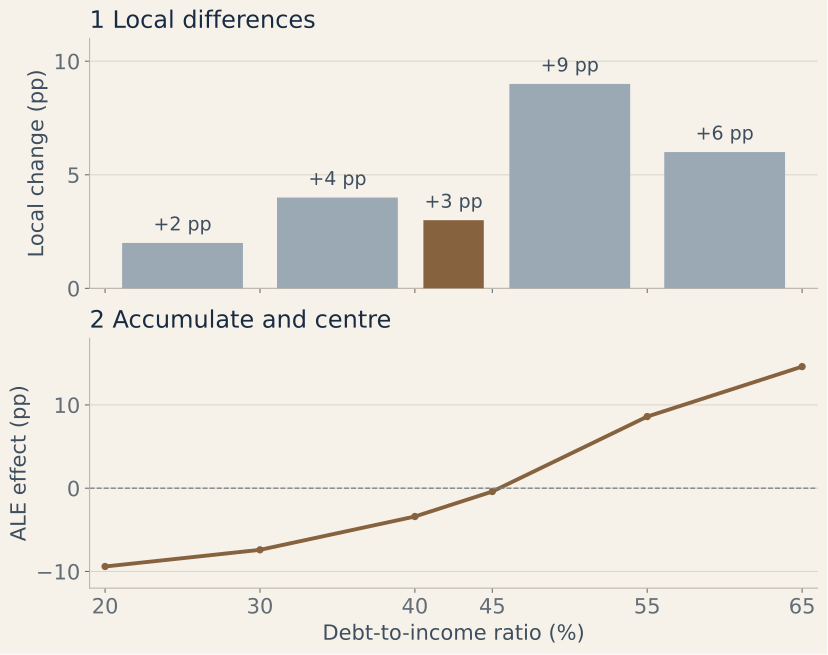

This figure's Python source:
"""Build a schematic of the two steps behind a one-feature ALE curve."""
from pathlib import Path
import sys

ROOT = Path(__file__).resolve().parents[2]
LOCAL_DEPS = ROOT / '.qa' / 'plot-deps'
if LOCAL_DEPS.is_dir():
    sys.path.insert(0, str(LOCAL_DEPS))

import matplotlib
matplotlib.use('Agg')
import matplotlib.pyplot as plt


MOBILE = '--mobile' in sys.argv
SUFFIX = '-mobile' if MOBILE else ''

plt.rcParams.update({
    'font.family': ['DejaVu Sans', 'Arial', 'sans-serif'],
    'font.size': 14 if MOBILE else 15.75,
    'axes.titlesize': 15 if MOBILE else 18,
    'axes.labelsize': 14 if MOBILE else 15.75,
    'axes.spines.top': False,
    'axes.spines.right': False,
    'axes.edgecolor': '#bcb4a5',
    'axes.labelcolor': '#3e4e5f',
    'text.color': '#182b42',
    'xtick.color': '#626d77',
    'ytick.color': '#626d77',
    'figure.facecolor': '#f6f2e9',
    'axes.facecolor': '#f6f2e9',
    'svg.fonttype': 'none',
    'svg.hashsalt': 'learning-xai-ale',
})

# Each bin is assumed to contain the same number of illustrative applicants.
# Values are average differences in predicted default risk, in percentage points.
edges = [20, 30, 40, 45, 55, 65]
local_change = [2, 4, 3, 9, 6]
midpoints = [(left + right) / 2 for left, right in zip(edges[:-1], edges[1:])]
widths = [right - left for left, right in zip(edges[:-1], edges[1:])]

cumulative = [0]
for change in local_change:
    cumulative.append(cumulative[-1] + change)

# With a linear segment in each equally populated bin, the mean at the bin
# midpoints is the average effect. Subtract it to center ALE at zero.
mean_effect = sum((left + right) / 2 for left, right in zip(cumulative[:-1], cumulative[1:])) / len(local_change)
centered = [value - mean_effect for value in cumulative]
assert local_change[2] == 3
assert abs(sum((left + right) / 2 for left, right in zip(centered[:-1], centered[1:])) / len(local_change)) < 1e-10

fig, (ax_local, ax_ale) = plt.subplots(2, 1, figsize=(4.2, 7.8) if MOBILE else (8.5, 6.7), sharex=True, layout='constrained')

colors = ['#9ba9b5', '#9ba9b5', '#86623f', '#9ba9b5', '#9ba9b5']
ax_local.bar(midpoints, local_change, width=[width * 0.78 for width in widths],
             color=colors, edgecolor='none', zorder=3)
for x, value in zip(midpoints, local_change):
    ax_local.text(x, value + 0.35, f'+{value} pp', ha='center', va='bottom', fontsize=12 if MOBILE else 14.25, color='#3e4e5f')
ax_local.set_title('1  Local differences', loc='left', pad=8)
ax_local.set(ylabel='Local change (pp)', ylim=(0, 11), yticks=[0, 5, 10])
ax_local.grid(axis='y', color='#dcd6ca', linewidth=0.8, zorder=0)

ax_ale.plot(edges, centered, color='#86623f', linewidth=2.9, marker='o', markersize=4.5)
ax_ale.axhline(0, color='#7b838b', linestyle='--', linewidth=1)
ax_ale.set_title('2  Accumulate and centre', loc='left', pad=8)
ax_ale.set(xlim=(19, 66), ylim=(-12, 18), ylabel='ALE effect (pp)', xlabel='Debt-to-income ratio (%)',
           xticks=edges, yticks=[-10, 0, 10])
ax_ale.grid(axis='y', color='#dcd6ca', linewidth=0.8)
ax_ale.tick_params(axis='x', labelrotation=45 if MOBILE else 0)

output = Path(__file__).resolve().parent
qa = ROOT / '.qa'
qa.mkdir(exist_ok=True)
fig.savefig(output / ('learning-xai-ale' + SUFFIX + '.svg'), metadata={'Date': None}, bbox_inches='tight')
svg = output / ('learning-xai-ale' + SUFFIX + '.svg')
svg.write_text('\n'.join(line.rstrip() for line in svg.read_text(encoding='utf-8').splitlines()) + '\n', encoding='utf-8')
fig.savefig(qa / ('learning-xai-ale' + SUFFIX + '.png'), dpi=160, bbox_inches='tight')
plt.close(fig)
print('Generated illustrative ALE construction figure.')
